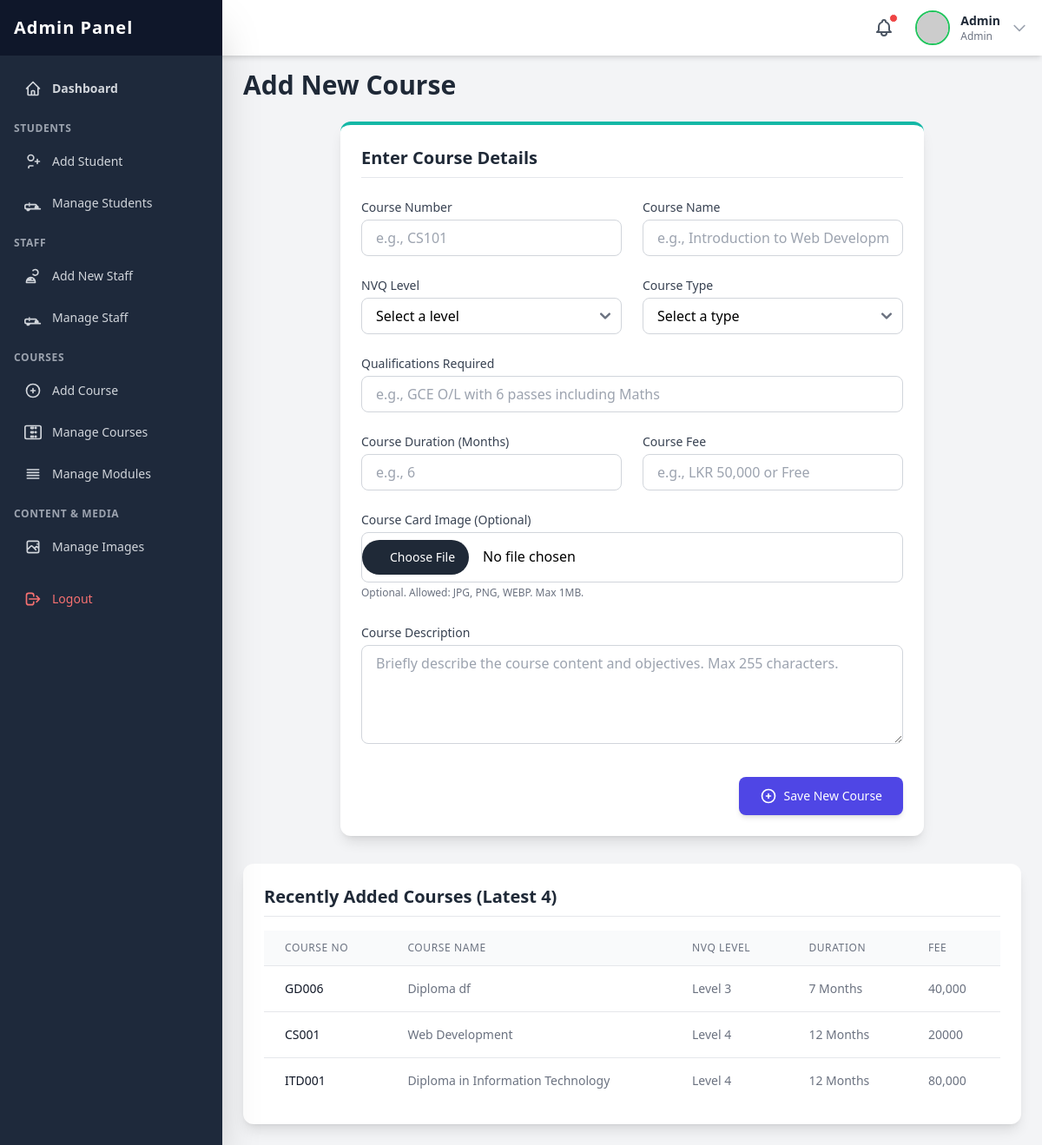
/admin/pages/add_course.php (signed in), run on an earlier commit of the app's database.
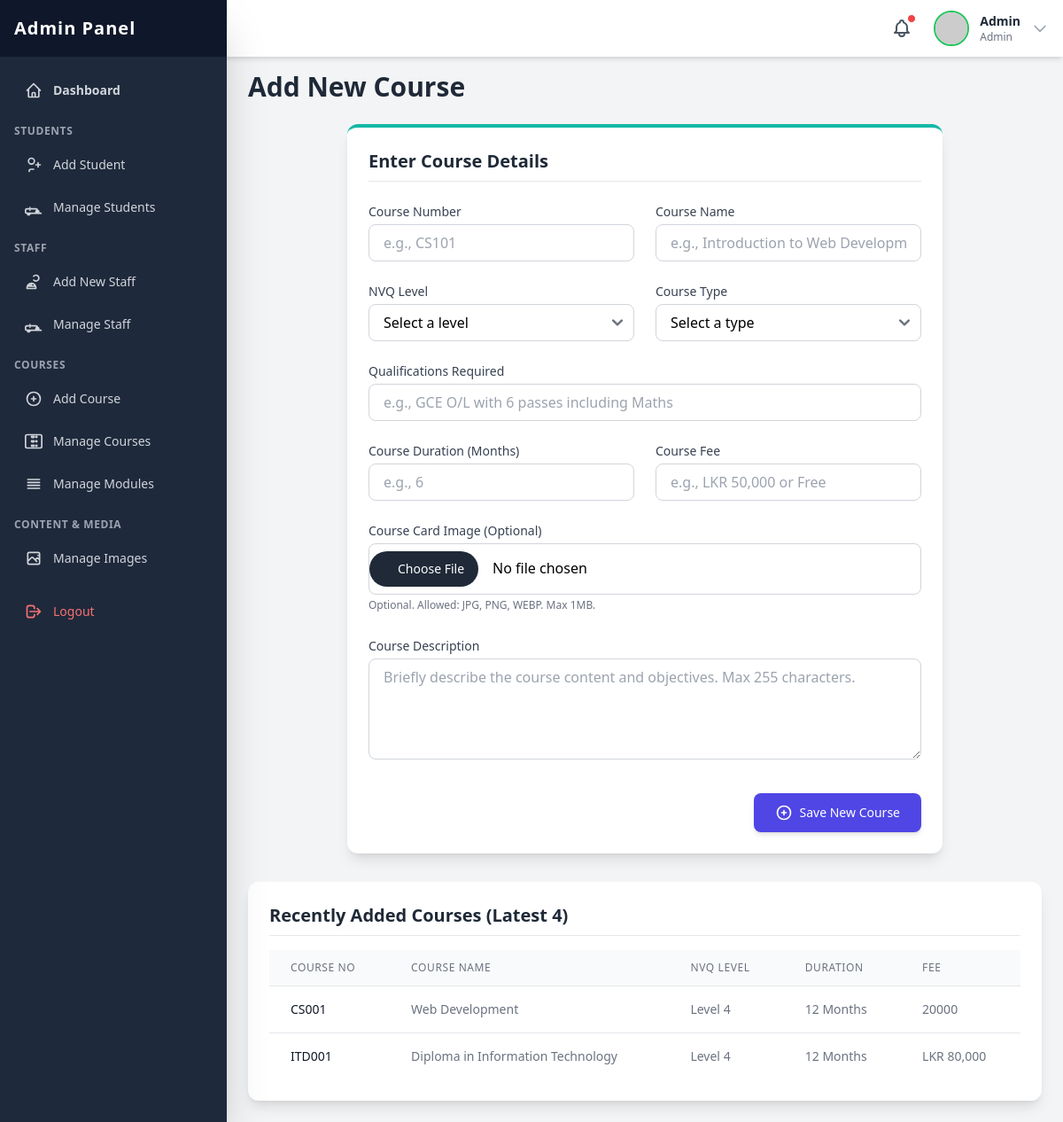
And on a later commit of the database.
### tables this page shows
CREATE TABLE `course` (
  `id` int(11) NOT NULL,
  `course_no` varchar(12) NOT NULL,
  `course_name` varchar(100) NOT NULL,
  `nvq_level` int(11) NOT NULL,
  `course_type` enum('Full-time','Part-time','Online','Hybrid') NOT NULL,
  `qualifications` varchar(255) NOT NULL,
  `course_duration` int(11) NOT NULL,
  `course_fee` varchar(20) NOT NULL,
  `course_description` text NOT NULL,
  `course_image` varchar(255) DEFAULT NULL,
  `status` enum('active','inactive') NOT NULL DEFAULT 'active'
);

### admin/pages/add_course.php (the view, shortened to what the changed rows need)
<?php
include_once('../include/header.php');
include_once('../../include/connection.php');
$recent_courses = [];
$query_recent = "SELECT course_no, course_name, nvq_level, course_duration, course_fee
                 FROM course
                 ORDER BY id DESC LIMIT 4";
$result_recent = $con->query($query_recent);
if ($result_recent && $result_recent->num_rows > 0) {
    while ($row = $result_recent->fetch_assoc()) {
        $recent_courses[] = $row;
    }
}
?>
<h2 class="text-3xl font-bold text-gray-800 mb-6">Add New Course</h2>
<div class="bg-white p-6 rounded-xl shadow-lg mt-8 w-full">
    <div class="overflow-x-auto">
        <table class="min-w-full divide-y divide-gray-200">
            <thead class="bg-gray-50">
                <tr>
                    <th scope="col" class="px-6 py-3 text-left text-xs font-medium text-gray-500 uppercase tracking-wider">Course No</th>
                    <th scope="col" class="px-6 py-3 text-left text-xs font-medium text-gray-500 uppercase tracking-wider">Course Name</th>
                    <th scope="col" class="px-6 py-3 text-left text-xs font-medium text-gray-500 uppercase tracking-wider">NVQ Level</th>
                    <th scope="col" class="px-6 py-3 text-left text-xs font-medium text-gray-500 uppercase tracking-wider">Duration</th>
                    <th scope="col" class="px-6 py-3 text-left text-xs font-medium text-gray-500 uppercase tracking-wider">Fee</th>
                </tr>
            </thead>
            <tbody class="bg-white divide-y divide-gray-200">
                <?php
                if (!empty($recent_courses)) {
                    foreach ($recent_courses as $course) {
                ?>
                <tr>
                    <td class="px-6 py-4 whitespace-nowrap text-sm font-medium text-gray-900"><?php echo htmlspecialchars($course['course_no']); ?></td>
                    <td class="px-6 py-4 whitespace-nowrap text-sm text-gray-500"><?php echo htmlspecialchars($course['course_name']); ?></td>
                    <td class="px-6 py-4 whitespace-nowrap text-sm text-gray-500">Level <?php echo htmlspecialchars($course['nvq_level']); ?></td>
                    <td class="px-6 py-4 whitespace-nowrap text-sm text-gray-500"><?php echo htmlspecialchars($course['course_duration']); ?> Months</td>
                    <td class="px-6 py-4 whitespace-nowrap text-sm text-gray-500"><?php echo htmlspecialchars($course['course_fee']); ?></td>
                </tr>
                <?php
                    }
                } else {
                    echo '<tr><td colspan="5" class="px-6 py-12 text-center text-gray-500">No courses added yet.</td></tr>';
                }
                ?>
            </tbody>
        </table>
    </div>
</div>
<?php
include_once('../include/footer.php');
?>

What changed in the data, as far as the page shows it:
removed course: course_no "GD006", course_name "Diploma df", nvq_level "3", course_duration "7", course_fee "40,000"
changed course "ITD001": course_fee "80,000" → "LKR 80,000"
